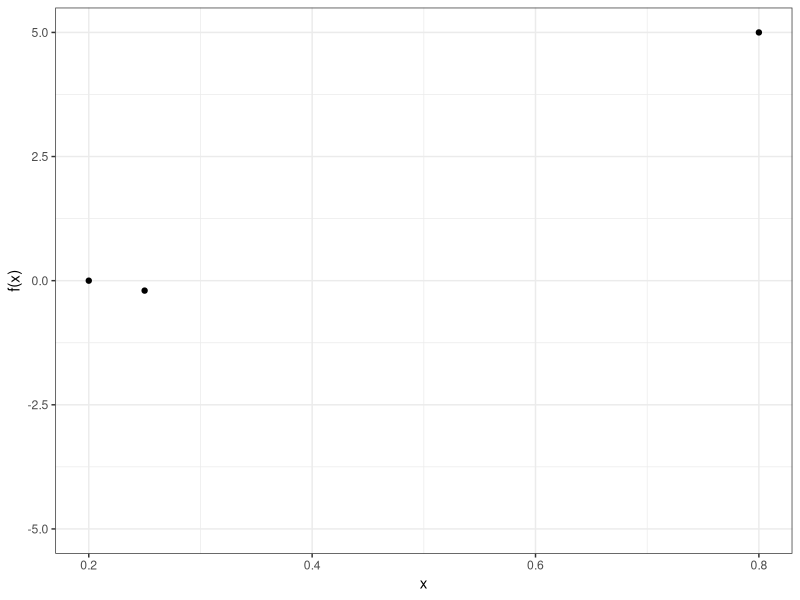

Reproduce this figure in R.
## ---- chunk 1
library(ggplot2)
observed_evals <- data.frame(x = c(0.2, 0.25, 0.8), y = c(0, -0.2, 5))

ggplot(data = observed_evals, aes(x = x, y = y)) +
    geom_point() + 
    ylab("f(x)") +
    ylim(-5, 5) +
    theme_bw()
## ---- chunk 2
#| echo: true
probability_improvement <- function(m, s, y_best) {
  if (s == 0) return(0)
  else {
    poi <- pnorm((y_best - m) / s)
    # if maximizing: poi <- 1 - poi
    return(poi)
  }
}
## ---- chunk 3
#| echo: true
expected_improvement <- function(m, s, y_best) {
  ei <- rep(NA, length(m))
  for (i in 1:length(ei)){
    if (s[i] == 0) {
      ei[i] <- 0
      next
    }
    gamma <- (y_best - m[i]) / s[i]
    phi <- pnorm(gamma)
    ei[i] <- s[i] * (gamma * phi + dnorm(gamma))
  }
  return(ei)
}
## ---- chunk 4
#| echo: true  
gp_lower <- function(m, s, kappa=2){
  lower_confidence_bound <- m - kappa * s
  # if maximizing: upper_confidence_bound <- mu + kappa * sigma
  return(lower_confidence_bound)
}
